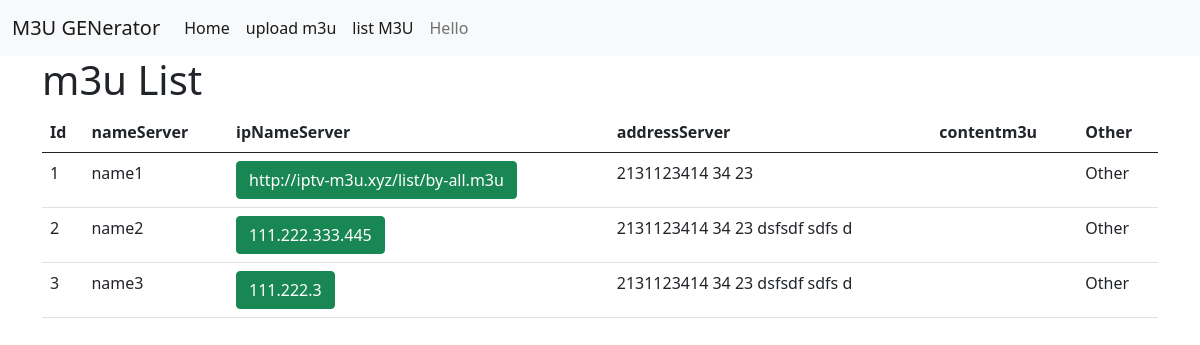
/list/, run on an earlier commit of the app's database.
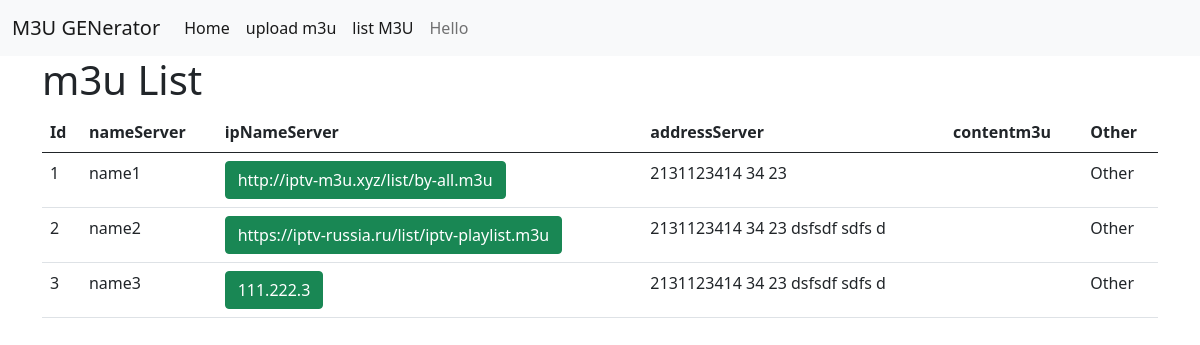
And on a later commit of the database.
### m3uservers/models.py (models this page shows)
class listservers(models.Model):
    idServer = models.DecimalField(max_digits=3, decimal_places=0)
    nameServer = models.CharField(max_length=1024)
    ipNameServer = models.CharField(max_length=255)
    addressServer = models.CharField(max_length=1024)
    contentm3u2 = models.CharField(max_length=50000, default='')

### pages/views.py (the view)
# urls.py: path('list/', listM3U, name='listM3U'),
def listM3U(request):
    servers = listservers.objects.all()
    url = servers[1].ipNameServer
    context = {
        'list2': servers,
    }
    return render(request, 'm3uList.html', context)

### templates/m3uList.html (shortened to what this page needs)
{% extends 'base.html' %}
{% block content %}
<h1>m3u List</h1>
<table class="table">
    <thead>
        <tr>
            <th scope="col">Id</th>
            <th scope="col">nameServer</th>
            <th scope="col">ipNameServer</th>
            <th scope="col">addressServer</th>
            <th scope="col">contentm3u</th>
            <th scope="col">Other</th>
        </tr>
    </thead>
    <tbody>
        {% for server in list2 %}
        <tr>
            <td scope="row">{{ server.idServer }}</td>
            <td scope="row">{{ server.nameServer }}</td>
            <td scope="row">
                <form action="{% url 'updateM3U' server.idServer %}" method="post">
                    <input class="btn btn-md btn-success" value="{{ server.ipNameServer }}" type="submit">
                </form>
            </td>
            <td scope="row">{{ server.addressServer }}</td>
            <td scope="row">{{ server.contentm3u }}</td>
            <td scope="row">Other</td>
        </tr>
        {% endfor %}
    </tbody>
</table>
{% endblock %}

### templates/base.html (shortened to what this page needs)
<!DOCTYPE html>
<html lang="en">
<head>
    <link href="https://cdn.jsdelivr.net/npm/bootstrap@5.0.1/dist/css/bootstrap.min.css" rel="stylesheet">
</head>
<body>
    <nav class="navbar navbar-expand-lg navbar-light bg-light">
        <div class="container-fluid">
            <a class="navbar-brand" href="#">M3U GENerator</a>
            <div class="collapse navbar-collapse" id="navbarSupportedContent">
                <ul class="navbar-nav me-auto mb-2 mb-lg-0">
                <li class="nav-item">
                    <a class="nav-link active" aria-current="page" href="{% url 'home' %}">Home</a>
                </li>
                <li class="nav-item">
                    <a class="nav-link active" aria-current="page" href="{% url 'uploadM3' %}">upload m3u</a>
                </li>
                <li class="nav-item">
                    <a class="nav-link active" aria-current="page" href="{% url 'listM3U' %}">list M3U</a>
                </li>
                <li class="nav-item">
                    <a class="nav-link" href="">Hello </a>
                </li>
            </div>
        </div>
    </nav>
    <div class="container">
        {% block content %}{% endblock %}
    </div>
</body>
</html>

What changed in the data, as far as the page shows it:
changed listservers "name2": ipNameServer "111.222.333.445" → "https://iptv-russia.ru/list/iptv-playlist.m3u"
